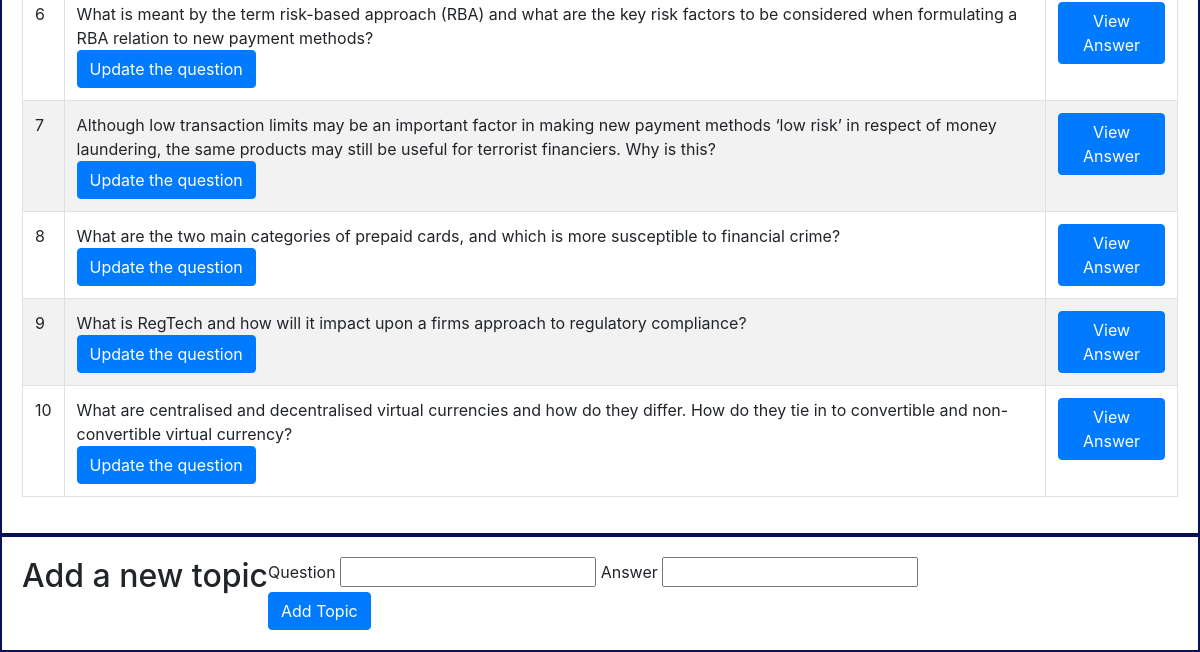
The page /manage (lower part) on the database as committed earlier.
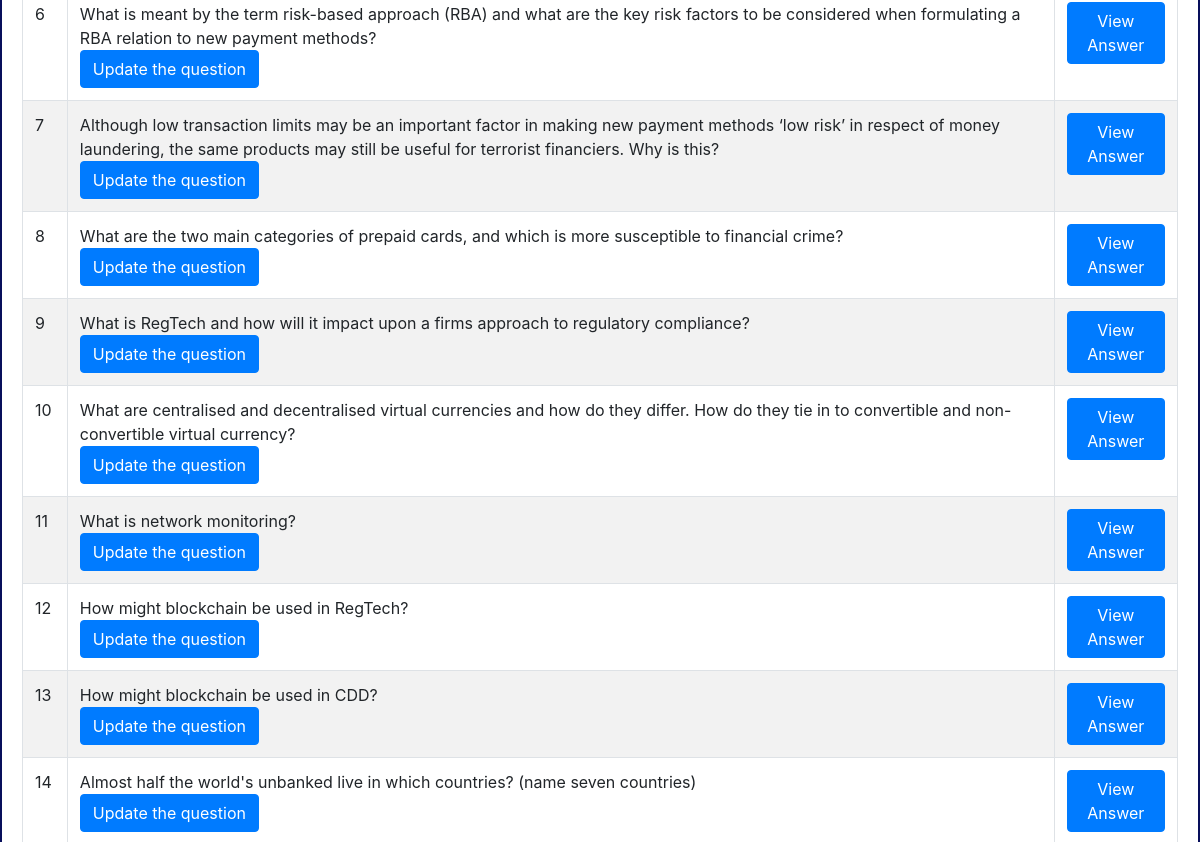
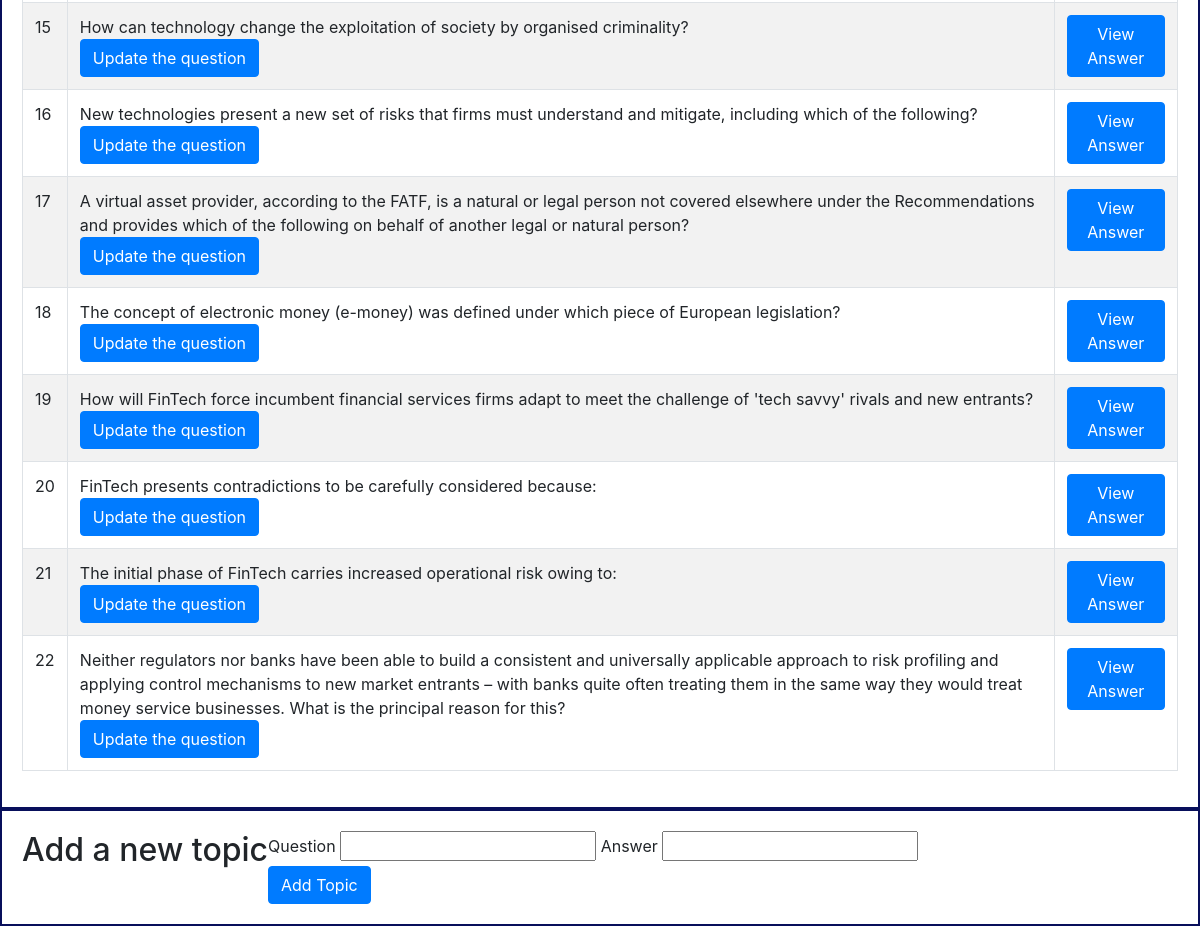
The same page on the database as committed later (2 pictures, top to bottom).
### app/models.py (models this page shows, shortened)
class Topic(db.Model):
    id = db.Column(db.Integer, primary_key=True)
    question = db.Column(db.String(64), index=True)
    answer = db.Column(db.String(64))
    user_answer = db.Column(db.String(64), default="I do not know.")
    unit = db.Column(db.String(8))
    page = db.Column(db.String(100))

### app/routes.py (the view)
@app.route('/manage')
def manage():
    topics = Topic.query.all()
    return render_template('manage.html', title='Manage', topics=topics)

### app/templates/manage.html (shortened to what this page needs)
{% extends "base.html" %} {% block content %}
<div class="container-fluid">
    <div class="row">
        <table class="table table-striped table-bordered">
            <tbody>
                {% for topic in topics %}
                <tr>
                    <td>{{topic.id}}</td>
                    <td> {{topic.question}}<br>
                        <button type="button" class="btn btn-primary" data-toggle="modal" data-target="#myQuestionModal{{ topic.id }}">Update the question
                        </button>
                    </td>
                    <td>
                        <button type="button" class="btn btn-primary" data-toggle="modal" data-target="#myModal{{ topic.id }}">View Answer
                        </button>
                    </td>
                </tr>
                {% endfor %}
            </tbody>
        </table>
    </div>
    <div class="row">
        <h2>Add a new topic</h2>
        <br>
        <form action="/manage" method="POST">
            <label for="question">Question</label>
            <input type="text" name="question" id="question" required />
            <label for="answer">Answer</label>
            <input type="text" name="answer" id="answer" required /><br>
            <button type="submit" class="btn btn-primary" value="Add Topic">Add Topic</button>
        </form>
    </div>
</div>
{% endblock %}

### app/templates/base.html (shortened to what this page needs)
<!DOCTYPE html>
<html lang="en">
<head>
    <link rel="stylesheet" href="../static/css/styles.css">
    <link rel="stylesheet" href="https://stackpath.bootstrapcdn.com/bootstrap/4.4.1/css/bootstrap.min.css">
</head>
<body>
    <hr> {% block content %}{% endblock %}
</body>
</html>

### app/static/css/styles.css (style rules this page uses)
.row { padding: 20px; border: solid #080F5B 2px; }

Rows that differ between the two databases and show on the page:
added Topic: id "11", question "What is network monitoring?"
added Topic: id "12", question "How might blockchain be used in RegTech?"
added Topic: id "13", question "How might blockchain be used in CDD?"
added Topic: id "14", question "Almost half the world's unbanked live in which countries? (name seven countries)"
added Topic: id "15", question "How can technology change the exploitation of society by organised criminality?"
added Topic: id "16", question "New technologies present a new set of risks that firms must understand and mitigate, including which of the following?"
added Topic: id "17", question "A virtual asset provider, according to the FATF, is a natural or legal person not covered elsewhere under the Recommendations and provides which of the following on behalf of another legal or natural person?"
added Topic: id "18", question "The concept of electronic money (e-money) was defined under which piece of European legislation?"
added Topic: id "19", question "How will FinTech force incumbent financial services firms adapt to meet the challenge of 'tech savvy' rivals and new entrants?"
added Topic: id "20", question "FinTech presents contradictions to be carefully considered because:"
added Topic: id "21", question "The initial phase of FinTech carries increased operational risk owing to:"
added Topic: id "22", question "Neither regulators nor banks have been able to build a consistent and universally applicable approach to risk profiling and applying control mechanisms to new market entrants – with banks quite often treating them in the same way they would treat money service businesses. What is the principal reason for this?"
